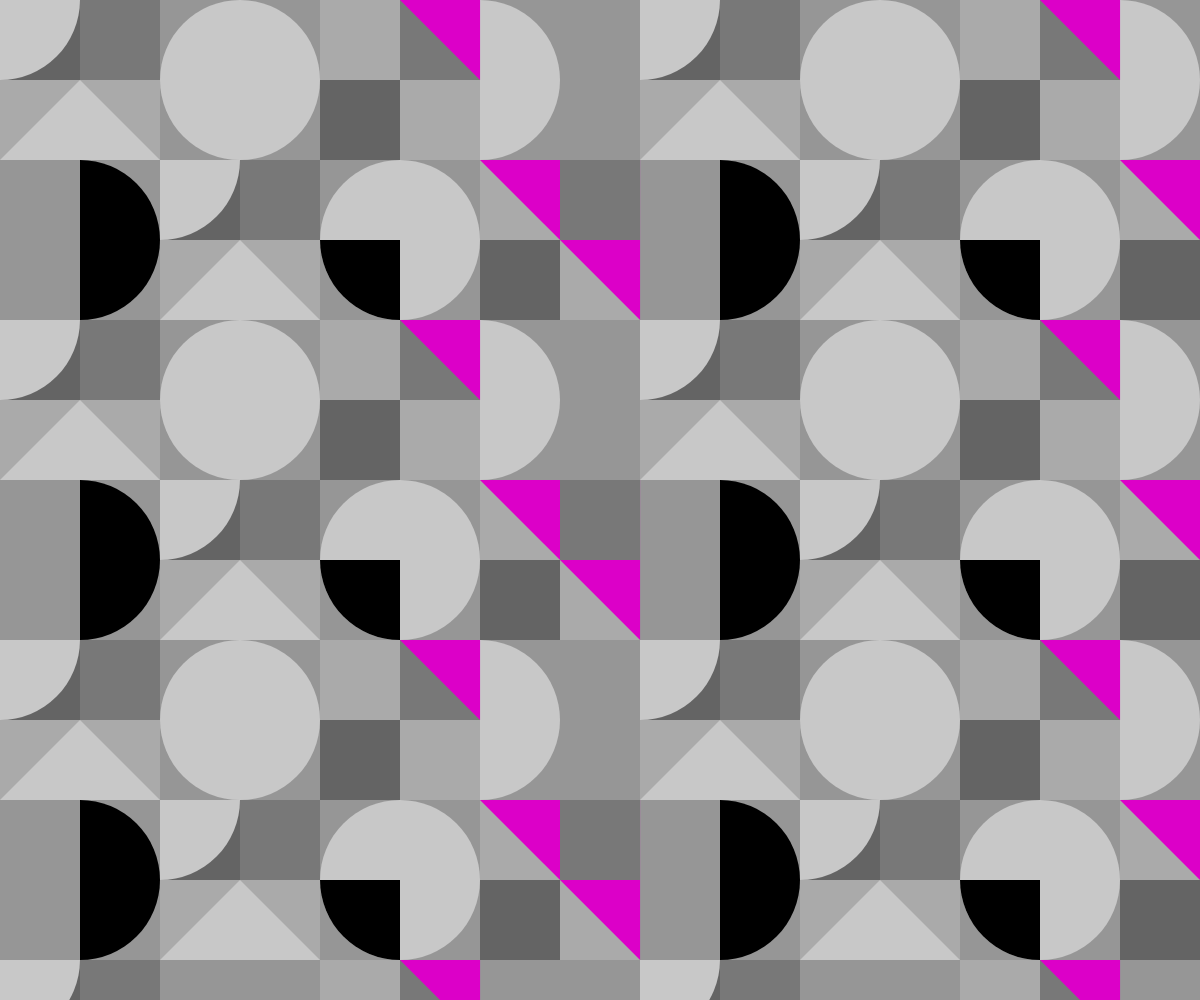
Frame 1 (no input)
Frame 60 (no input): identical to frame 1, image omitted
Frame 120 (the mouse pressed at the canvas centre since frame 60): identical to frame 1, image omitted

The p5.js sketch that drew this single still picture (run headless with seeded random() and noise() and a simulated clock; from frame 60 on, the mouse is pressed at the canvas centre):

// p5.js sketch
// ── sketch.js
function triangle03(x, y, w, h, r, s) {
  push();
  translate(x, y);
  rotate(r);
  scale(s);
  triangle(0, 0, h, -h, w, 0);
  pop();
}

function setup() {
  createCanvas(windowWidth, windowHeight);
  background(200, 200, 200);
  angleMode(DEGREES);

  // column of 01_square row 01
  for (let y = 0; y < height; y += 320) {
    // 01_square row
    for (let x = 0; x < width; x += 640) {
      noStroke();
      fill(100, 100, 100);
      square(x, y, 80);
    }
  }

  // column of 01_square row 02
  for (let y = 160; y < height; y += 320) {
    // 01_square row
    for (let x = 160; x < width; x += 640) {
      noStroke();
      fill(100, 100, 100);
      square(x, y, 80);
    }
  }

  // column of 01_square row - arc 01
  for (let y = 0; y < height; y += 320) {
    // 01_square row - arc
    for (let x = 0; x < width; x += 640) {
      noStroke();
      fill(200, 200, 200);
      arc(x, y, 160, 160, 0, 90);
    }
  }

  // column of 01_square row - arc 02
  for (let y = 160; y < height; y += 320) {
    // 01_square row - arc
    for (let x = 160; x < width; x += 640) {
      noStroke();
      fill(200, 200, 200);
      arc(x, y, 160, 160, 0, 90);
    }
  }

  // column of 02_square row 01
  for (let y = 0; y < height; y += 320) {
    // 02_square row
    for (let x = 80; x < width; x += 640) {
      noStroke();
      fill(120, 120, 120);
      square(x, y, 80);
    }
  }

  // column of 02_square row 02
  for (let y = 160; y < height; y += 320) {
    // 02_square row
    for (let x = 240; x < width; x += 640) {
      noStroke();
      fill(120, 120, 120);
      square(x, y, 80);
    }
  }

  // column of 03_rect row 01
  for (let y = 80; y < height; y += 320) {
    // 03_rect row
    for (let x = 0; x < width; x += 640) {
      noStroke();
      fill(170, 170, 170);
      rect(x, y, 160, 80);
    }
  }

  // column of 03_rect row 02
  for (let y = 240; y < height; y += 320) {
    // 03_rect row
    for (let x = 160; x < width; x += 640) {
      noStroke();
      fill(170, 170, 170);
      rect(x, y, 160, 80);
    }
  }

  // column of 03_rect row - triangle 01
  for (let y = 160; y < height; y += 320) {
    // 03_rect row - triangle
    for (let x = 0; x < width; x += 640) {
      noStroke();
      fill(200, 200, 200);
      triangle03(x, y, 160, 80, 0);
    }
  }

  // column of 03_rect row - triangle 02
  for (let y = 320; y < height; y += 320) {
    // 03_rect row - triangle
    for (let x = 160; x < width; x += 640) {
      noStroke();
      fill(200, 200, 200);
      triangle03(x, y, 160, 80, 0);
    }
  }

  // column of 04_square row 01
  for (let y = 0; y < height; y += 320) {
    // 04_square row
    for (let x = 160; x < width; x += 320) {
      noStroke();
      fill(150, 150, 150);
      square(x, y, 160);
    }
  }

  // column of 04_square row 02
  for (let y = 160; y < height; y += 320) {
    // 04_square row
    for (let x = 0; x < width; x += 320) {
      noStroke();
      fill(150, 150, 150);
      square(x, y, 160);
    }
  }

  // column of 04_square row - circle 01
  for (let y = 80; y < height; y += 320) {
    // 04_square row - circle
    for (let x = 240; x < width; x += 640) {
      noStroke();
      fill(200, 200, 200);
      circle(x, y, 160);
    }
  }

  // column of 04_square row - circle 02
  for (let y = 240; y < height; y += 320) {
    // 04_square row - circle
    for (let x = 400; x < width; x += 640) {
      noStroke();
      fill(200, 200, 200);
      circle(x, y, 160);
    }
  }

  // column of 04_square row - arc
  for (let y = 240; y < height; y += 320) {
    //04_square row - semi-circle
    for (let x = 400; x < width; x += 640) {
      noStroke();
      fill(0, 0, 0);
      arc(x, y, 160, 160, 90, 180);
    }
  }

  // column of 04_square row - semi-circle 01
  for (let y = 80; y < height; y += 320) {
    //04_square row - semi-circle
    for (let x = 480; x < width; x += 640) {
      noStroke();
      fill(200, 200, 200);
      arc(x, y, 160, 160, 270, 450);
    }
  }

  // column of 04_square row - semi-circle 02
  for (let y = 240; y < height; y += 320) {
    //04_square row - semi-circle
    for (let x = 80; x < width; x += 640) {
      noStroke();
      fill(0, 0, 0);
      arc(x, y, 160, 160, 270, 450);
    }
  }

  // column of 05_square row 01
  for (let y = 0; y < height; y += 320) {
    // 05_square row
    for (let x = 320; x < width; x += 640) {
      noStroke();
      fill(170, 170, 170);
      square(x, y, 80);
    }
  }

  // column of 05_square row 01
  for (let y = 160; y < height; y += 320) {
    // 05_square row
    for (let x = 480; x < width; x += 640) {
      noStroke();
      fill(170, 170, 170);
      square(x, y, 80);
    }
  }

  // column of 06_square row 01
  for (let y = 0; y < height; y += 320) {
    // 06_square row
    for (let x = 400; x < width; x += 640) {
      noStroke();
      fill(120, 120, 120);
      square(x, y, 80);
    }
  }

  // column of 07_square row 01
  for (let y = 80; y < height; y += 320) {
    // 07_square row
    for (let x = 320; x < width; x += 640) {
      noStroke();
      fill(100, 100, 100);
      square(x, y, 80);
    }
  }

  // column of 07_square row 02
  for (let y = 240; y < height; y += 320) {
    // 07_square row
    for (let x = 480; x < width; x += 640) {
      noStroke();
      fill(100, 100, 100);
      square(x, y, 80);
    }
  }

  // column of 08_square row 01
  for (let y = 80; y < height; y += 320) {
    // 08_square row
    for (let x = 400; x < width; x += 640) {
      noStroke();
      fill(170, 170, 170);
      square(x, y, 80);
    }
  }

  // column of 08_square row 02
  for (let y = 240; y < height; y += 320) {
    // 08_square row
    for (let x = 560; x < width; x += 640) {
      noStroke();
      fill(170, 170, 170);
      square(x, y, 80);
    }
  }

  // column of 06_square row - triangle 01
  for (let y = 0; y < height; y += 320) {
    // 06_square row - triangle
    for (let x = 400; x < width; x += 640) {
      noStroke();
      fill(220, 0, 200);
      triangle03(x, y, 80, 40, 45, 1.415);
    }
  }

  // column of 06_square row - triangle 02
  for (let y = 160; y < height; y += 320) {
    // 06_square row - triangle
    for (let x = 480; x < width; x += 640) {
      noStroke();
      fill(220, 0, 200);
      triangle03(x, y, 80, 40, 45, 2.83);
    }
  }

  // column of 06_square row 02
  for (let y = 160; y < height; y += 320) {
    // 06_square row
    for (let x = 560; x < width; x += 640) {
      noStroke();
      fill(120, 120, 120);
      square(x, y, 80);
    }
  }
}

function draw() {}

// ── sketch copy 2.js
function drawSquare01(squareX, squareY, squareWH) {
  fill(200, 20, 30)
  rect(squareX, squareY, squareWH);
}



function setup() {
  createCanvas(windowWidth, windowHeight);
  background(220, 120, 120);

  //drawSquare01(0, 0, 100);


  // draw a row of Square01
  for (let x = 0; x < width; x += 80) {
    drawSquare01(x, 0, 80, 8);
}
}

function draw() {}
